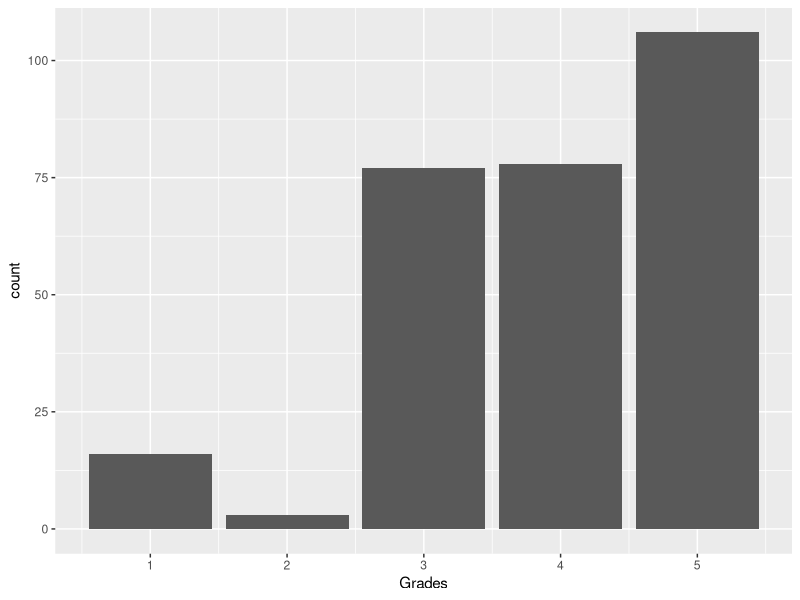
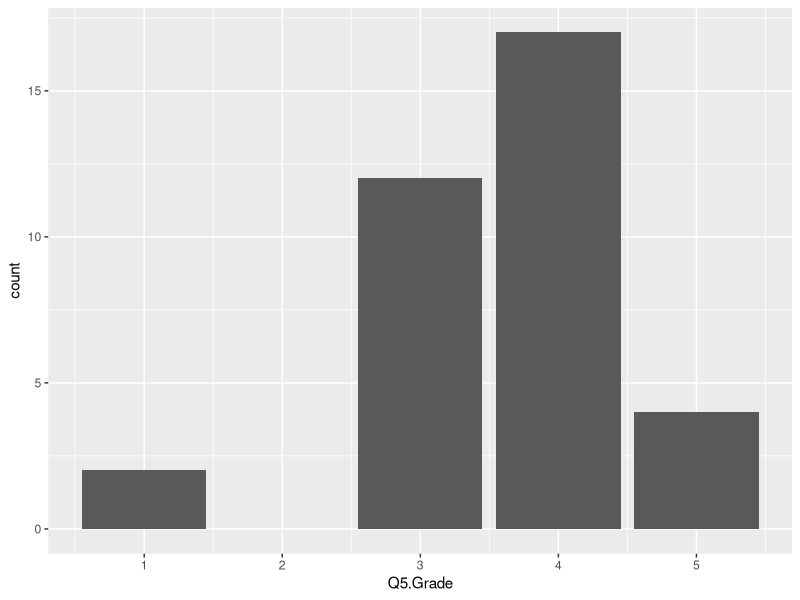
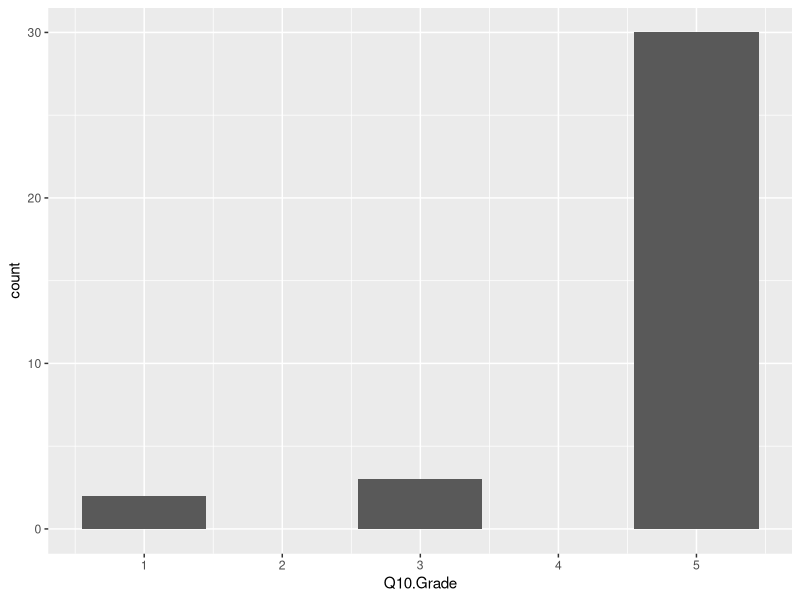
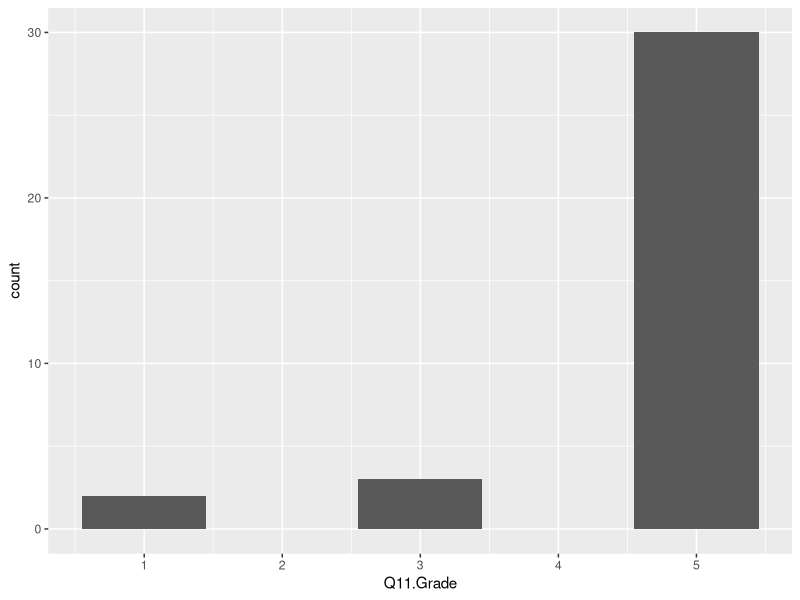
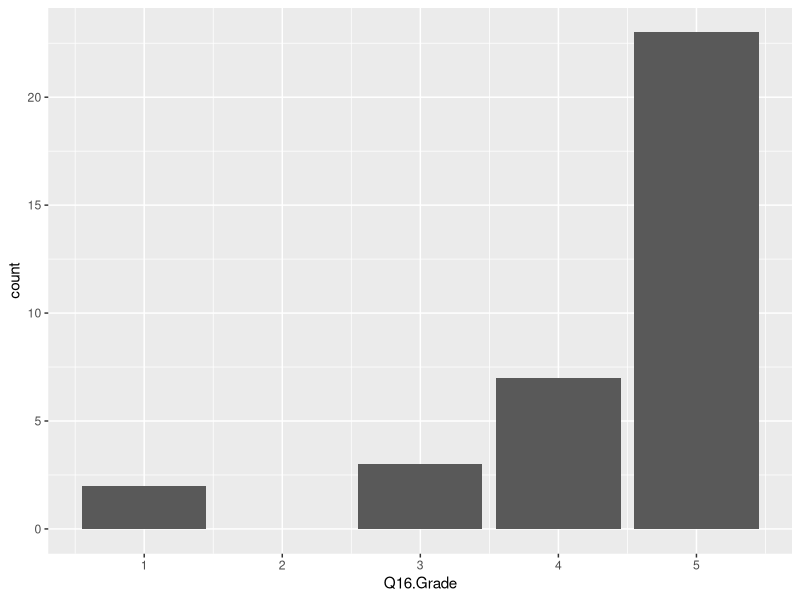
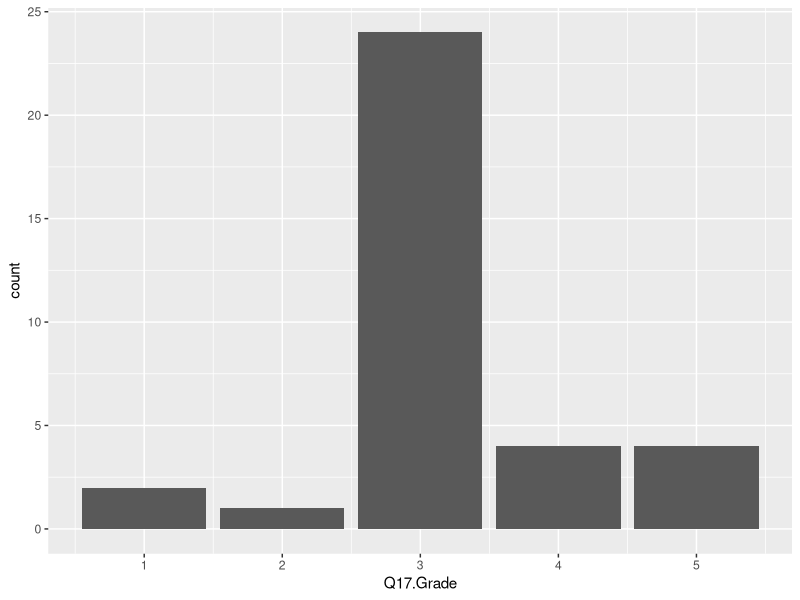
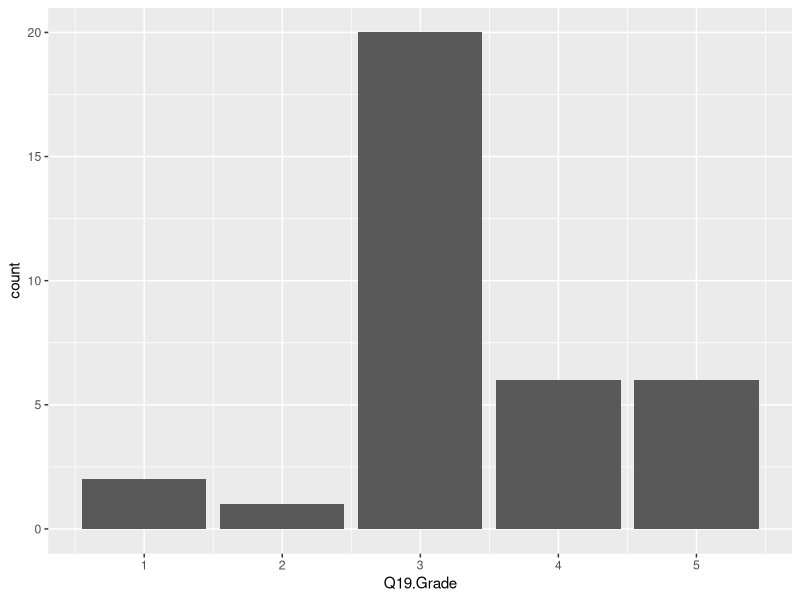
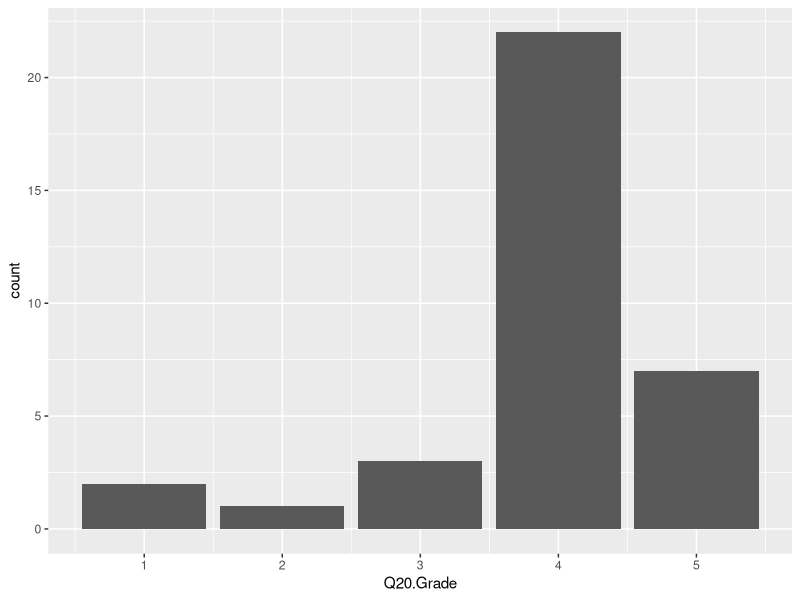

These figures' R source, in order:
## ---- chunk 1
knitr::opts_chunk$set(echo = TRUE)
## ---- chunk 2
setwd("~/Documents/FROST-SUMMER-2022/Winter2021")

library(tidyverse)
library(readxl)  
CK6.1 <- read_excel("FROST Grading CK 6.1_final (Winter 2021).xlsx")
## ---- chunk 3
CK6.1_clean = subset(CK6.1, select = -c(Student:GroupCK.6.1))

CK6.1_clean <- drop_na(CK6.1_clean)
## ---- chunk 4
CK6.1_all <- data.frame(unlist(CK6.1_clean))
colnames(CK6.1_all)[1] <- "Grades"
## ---- chunk 5
CK6.1_all %>%
  count(Grades)
## ---- chunk 6
CK6.1_all %>%
  ggplot() +
  geom_bar(aes(x = Grades))
## ---- chunk 7
CK6.1_clean %>%
  count(Q5.Grade)
## ---- chunk 8
CK6.1_clean %>%
  ggplot() +
  geom_bar(aes(x = Q5.Grade))
## ---- chunk 9
CK6.1_clean %>%
  count(Q10.Grade)
## ---- chunk 10
CK6.1_clean %>%
  ggplot() +
  geom_bar(aes(x = Q10.Grade))
## ---- chunk 11
CK6.1_clean %>%
  count(Q11.Grade)
## ---- chunk 12
CK6.1_clean %>%
  ggplot() +
  geom_bar(aes(x = Q11.Grade))
## ---- chunk 13
CK6.1_clean %>%
  count(Q16.Grade)
## ---- chunk 14
CK6.1_clean %>%
  ggplot() +
  geom_bar(aes(x = Q16.Grade))
## ---- chunk 15
CK6.1_clean %>%
  count(Q17.Grade)
## ---- chunk 16
CK6.1_clean %>%
  ggplot() +
  geom_bar(aes(x = Q17.Grade))
## ---- chunk 17
CK6.1_clean %>%
  count(Q19.Grade)
## ---- chunk 18
CK6.1_clean %>%
  ggplot() +
  geom_bar(aes(x = Q19.Grade))
## ---- chunk 19
CK6.1_clean %>%
  count(Q20.Grade)
## ---- chunk 20
CK6.1_clean %>%
  ggplot() +
  geom_bar(aes(x = Q20.Grade))
## ---- chunk 21
CK6.1_clean %>%
  count(Q29.Grade)
## ---- chunk 22
CK6.1_clean %>%
  ggplot() +
  geom_bar(aes(x = Q29.Grade))
